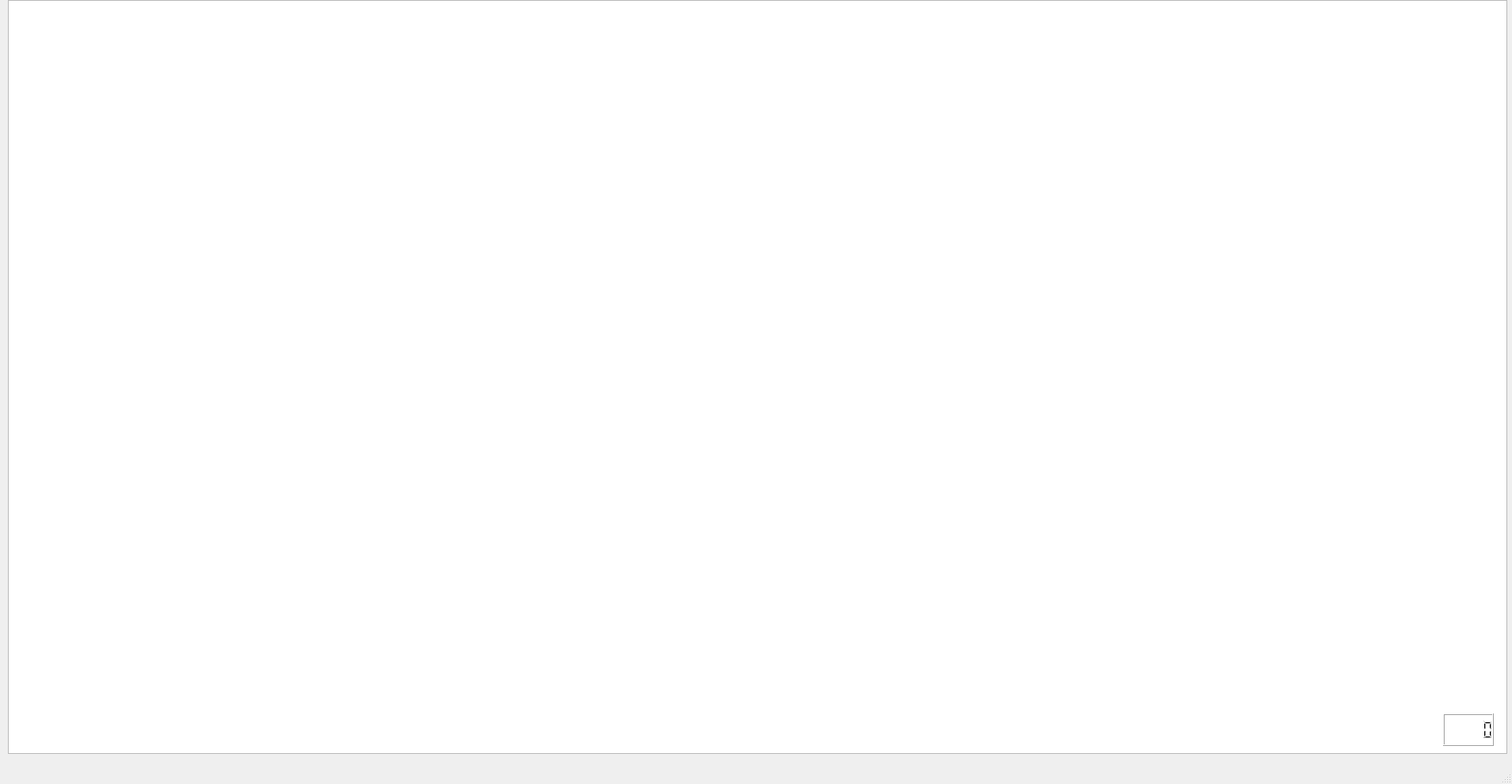
<?xml version="1.0" encoding="UTF-8"?>
<ui version="4.0">
 <class>MainWindow</class>
 <widget class="QMainWindow" name="MainWindow">
  <property name="geometry">
   <rect>
    <x>0</x>
    <y>0</y>
    <width>1907</width>
    <height>989</height>
   </rect>
  </property>
  <property name="windowTitle">
   <string>MainWindow</string>
  </property>
  <widget class="QWidget" name="centralwidget">
   <widget class="QGraphicsView" name="graphicsView">
    <property name="geometry">
     <rect>
      <x>10</x>
      <y>0</y>
      <width>1891</width>
      <height>951</height>
     </rect>
    </property>
   </widget>
   <widget class="QLCDNumber" name="lcdNumber">
    <property name="geometry">
     <rect>
      <x>1820</x>
      <y>900</y>
      <width>64</width>
      <height>41</height>
     </rect>
    </property>
   </widget>
  </widget>
  <widget class="QMenuBar" name="menubar">
   <property name="geometry">
    <rect>
     <x>0</x>
     <y>0</y>
     <width>1907</width>
     <height>21</height>
    </rect>
   </property>
  </widget>
  <widget class="QStatusBar" name="statusbar"/>
 </widget>
 <resources/>
 <connections/>
</ui>
